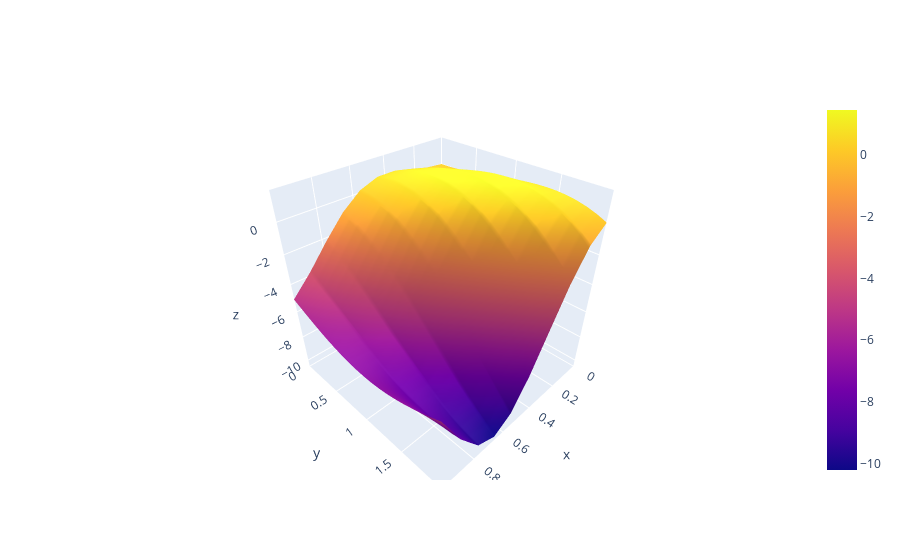

Notebook source saved alongside this figure:
### Code cell
# Используя метод минимальных невязок, решить систему уравнений Ax = b

# Константы
x_min = 0
x_max = 1
y_min = 0
y_max = 2
h1 = 0.1
h2 = 0.1
N1 = int((x_max - x_min) / h1)
N2 = int((y_max - y_min) / h2)

# Minimal residual method for solving linear systems
def min_res(A, b, x0, eps):
    D = np.conjugate(A)*A
    x = x0
    w = np.dot(A,x) - b
    tau = np.dot(np.dot(A,w).T, w) / np.dot(np.dot(A,w).T, np.dot(A,w))
    while np.linalg.norm(w) > eps:
        x = x - tau*w
        w = np.dot(A,x) - b
        tau = np.dot(np.dot(A,w).T, w) / np.dot(np.dot(A,w).T, np.dot(A,w))
    return x

# Minumum error method for solving linear systems
def min_error(A, b, x0, eps):
    D = A
    D_inv = np.linalg.inv(D)
    A_conj = np.conjugate(A)
    x = x0
    r = np.dot(A,x) - b
    w = np.dot(D_inv, np.dot(A_conj,r))
    tau = np.dot(r.T, r) / np.dot(r.T, np.dot(A,w))
    while np.linalg.norm(r) > eps:
        x = x - tau*w
        r = np.dot(A,x) - b
        w = np.dot(D_inv, np.dot(A_conj,r))
        tau = np.dot(r.T, r) / np.dot(r.T, np.dot(A,w))
        # print(np.linalg.norm(r))
    return x

# Построить разностную аппроксимацию для уравнения Пуассона на квадрате [a, b] x [c, d] с шагом h1 и h2 и функцией f(x, y)
def poisson(x_min, x_max, y_min, y_max, h1, h2, f):
    N1 = int((x_max - x_min) / h1)
    N2 = int((y_max - y_min) / h2)
    A = np.zeros((N1 * N2, N1 * N2))
    b = np.zeros((N1 * N2, 1))
    for i in range(N1):
        for j in range(N2):
            k = i * N2 + j
            if i == 0 or i == N1 - 1 or j == 0 or j == N2 - 1:
                A[k, k] = 1
                b[k] = u_true(x_min + i * h1, y_min + j * h2)
            else:
                A[k, k] = 2 / h1 ** 2 + 2 / h2 ** 2
                A[k, k - 1] = -1/h1**2
                A[k, k + 1] = -1/h1**2
                A[k, k - N2] = -1/h2**2
                A[k, k + N2] = -1/h2**2
                b[k] = -f(x_min + i * h1, y_min + j * h2)
    return A, b

# Построить матрицу A и вектор b для уравнения Пуассона на квадрате [0, 1] x [0, 2] с шагом h1=0.01 и h2=0.01 и функцией f(x, y)
A, b = poisson(x_min, x_max, y_min, y_max, h1, h2, f)

# A2, b2 = poisson2(x_min, x_max, y_min, y_max, h1, h2, f)

# Решить систему уравнений Ax = b методом минимальных невязок с начальным приближением x0 = 0 и точностью eps = 10^-6
# u = min_res(A, b, np.zeros((N1 * N2, 1)), 10**(-3))
u = min_error(A, b, np.zeros((N1 * N2, 1)), 10**(-3))
# u = np.linalg.solve(A, b)

# Преобразовать вектор x в матрицу U
x = np.linspace(x_min, x_max, N1)
y = np.linspace(y_min, y_max, N2)
X, Y = np.meshgrid(x, y)
U = np.zeros((N1, N2))
for i in range(N1):
    for j in range(N2):
        U[i][j] = u[i * N2 + j]
U = U.transpose()

# Построить график решения
fig = go.Figure(data=[go.Surface(z=U, x=X, y=Y)])
# Изменить границы осей
fig.update_layout(scene=dict( xaxis=dict(range=[x_min, x_max], autorange=False), yaxis=dict(range=[y_min, y_max], autorange=False)))
fig.show()

### Figure 1 — Plotly figure (JSON) as saved in the notebook; plotly's stock layout.template omitted (floating-point values rounded to 4 significant figures; data arrays with more than 128 entries replaced by an {"elided": "..."} marker saying what was removed)
{"data": [{"type": "surface", "x": {"elided": "20x10 float values"}, "y": {"elided": "20x10 float values"}, "z": {"elided": "20x10 float values"}}], "layout": {"scene": {"xaxis": {"autorange": false, "range": [0, 1]}, "yaxis": {"autorange": false, "range": [0, 2]}}}}
